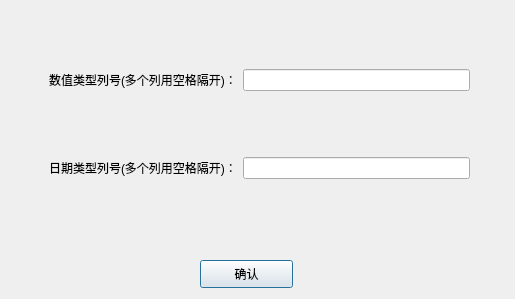
<?xml version="1.0" encoding="UTF-8"?>
<ui version="4.0">
 <class>desensitizeDialog</class>
 <widget class="QDialog" name="desensitizeDialog">
  <property name="geometry">
   <rect>
    <x>0</x>
    <y>0</y>
    <width>515</width>
    <height>299</height>
   </rect>
  </property>
  <property name="windowTitle">
   <string>数据脱敏</string>
  </property>
  <widget class="QWidget" name="verticalLayoutWidget">
   <property name="geometry">
    <rect>
     <x>49</x>
     <y>9</y>
     <width>421</width>
     <height>231</height>
    </rect>
   </property>
   <layout class="QVBoxLayout" name="verticalLayout">
    <item>
     <layout class="QHBoxLayout" name="horizontalLayout">
      <item>
       <widget class="QLabel" name="numColumnLabel">
        <property name="text">
         <string>数值类型列号(多个列用空格隔开)：</string>
        </property>
       </widget>
      </item>
      <item>
       <widget class="QLineEdit" name="numColumnEdit"/>
      </item>
     </layout>
    </item>
    <item>
     <layout class="QHBoxLayout" name="horizontalLayout_2">
      <item>
       <widget class="QLabel" name="dateColumnLabel">
        <property name="text">
         <string>日期类型列号(多个列用空格隔开)：</string>
        </property>
       </widget>
      </item>
      <item>
       <widget class="QLineEdit" name="dateColumnEdit"/>
      </item>
     </layout>
    </item>
   </layout>
  </widget>
  <widget class="QPushButton" name="OKButton">
   <property name="geometry">
    <rect>
     <x>200</x>
     <y>260</y>
     <width>93</width>
     <height>28</height>
    </rect>
   </property>
   <property name="text">
    <string>确认</string>
   </property>
  </widget>
 </widget>
 <resources/>
 <connections/>
</ui>
